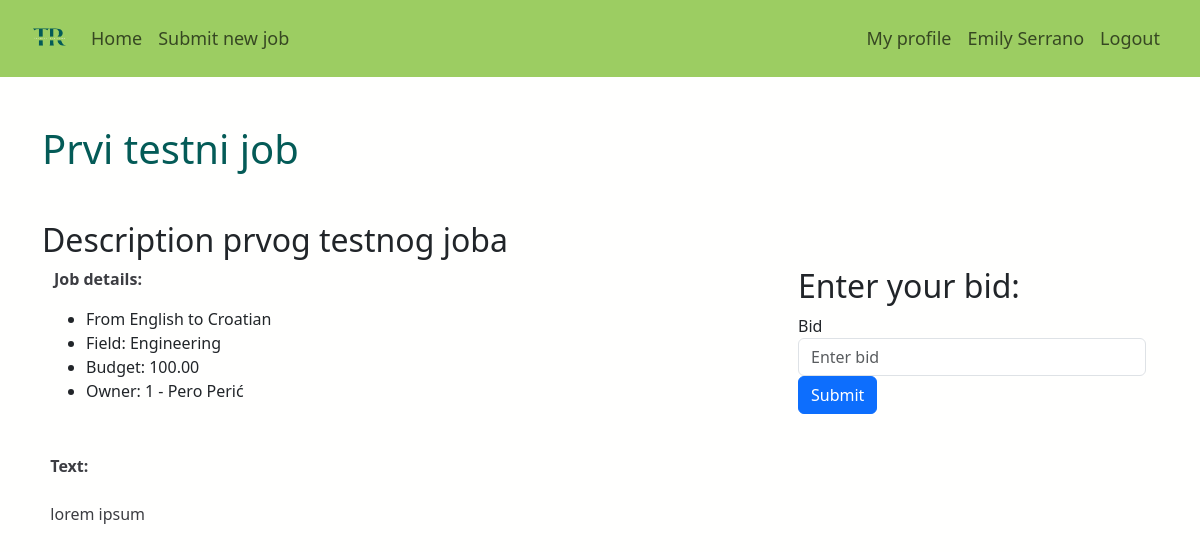
The page /app/jobs/1 (signed in) on the database its author committed.
### app/models.py (models this page shows, shortened)
class Account(models.Model):
    user = models.OneToOneField(User, on_delete=models.CASCADE)
    name = models.CharField(max_length=100)
    balance = models.DecimalField(max_digits=8, decimal_places=2, default=0)
    translator = models.BooleanField()
    def __str__(self):
        return f"{self.id} - {self.name}"

class Job(models.Model):
    class Status(models.TextChoices):
        AVAILABLE = 'available', "Available"
        ASSIGNED = 'assigned', "Assigned"
        IN_PROGRESS = 'in_progress', "In Progress"
        COMPLETED = 'completed', "Completed"
    class Field(models.TextChoices):
        ART = 'art', "Art"
        BUS = 'business', "Business"
        COMP = 'computers', "Computers"
        EDU = 'education', "Education"
        ENG = 'engineering', "Engineering"
        FIN = 'finance', "Finance"
        LAW = 'law', "Law"
        LIT = 'literature', "Literature"
        MED = 'medicine', "Medicine"
        SCI = 'science', "Science"
        SOC = 'social_sciences', "Social Sciences"
        TECH = 'technology', "Technology"
    class Language(models.TextChoices):
        ENG = 'en', "English"
        SPA = 'spa', "Spanish"
        FRE = 'fr', "French"
        GER = 'de', "German"
        ITA = 'it', "Italian"
        JPN = 'ja', "Japanese"
        CRO = 'hr', "Croatian"
    user = models.ForeignKey(User, on_delete=models.CASCADE)
    title = models.CharField(max_length=256)
    description = models.CharField(max_length=512)
    source_lang = models.CharField(
            max_length=3,
            choices=Language.choices,
            default=Language.ENG,
    )
    target_lang = models.CharField(
            max_length=3,
            choices=Language.choices,
            default=Language.CRO,
    )
    field = models.CharField(
            max_length=100,
            choices=Field.choices,
            default=Field.ENG,
    )
    budget = models.DecimalField(max_digits=8, decimal_places=2)
    text = models.TextField()
    status = models.CharField(
            max_length=100,
            choices=Status.choices,
            default=Status.AVAILABLE,
    )
    translation = models.TextField(blank=True, null=True)
    def owner(self):
        return self.user.account

### app/views.py (the view)
# urls.py: path('jobs/<int:job_id>', views.job_detail, name="job_detail"),
@login_required
def job_detail(request, job_id):
    job = get_object_or_404(Job, pk=job_id)
    form = BidForm()
    context = {
        'job': job,
        'form': form,
    }
    return render(request, 'app/jobs_detail.html', context)

### app/forms.py
class BidForm(forms.Form):
    price = forms.DecimalField(max_digits=8, decimal_places=2, min_value=0.01)

### app/templates/app/jobs_detail.html (shortened to what this page needs)
{% extends 'app/base.html' %}
{% block content %}
<h1 class="mb-5 mt-5">{{ job.title }}</h1>
<h2>{{ job.description }}</h2>
<div class="container">
  <div class="row">
    <div class="col-md-8">
      <p><strong>Job details:</strong></p>
      <p>
        <ul>
          <li>From {{ job.get_source_lang_display }} to {{ job.get_target_lang_display }}</li>
          <li>Field: {{ job.get_field_display }}</li>
          <li>Budget: {{ job.budget }}</li>
          <li>Owner: {{ job.owner }}</li>
        </ul>
      </p>
    </div>
    <div class="col-md-4">
      <h2>Enter your bid:</h2>
      <form action="{% url 'app:bid' job.id %}" method="post" >
        <div class="form-group">
          <label for="price">Bid</label>
          <input type="number" class="form-control" id="price" name="price" placeholder="Enter bid">
        </div>
        <button type="submit" class="btn btn-primary">Submit</button>
      </form>
    </div>
  </div>
</div>
<p class="with-whitespace">
  <strong>Text:</strong></br>
  {{ job.text }}
</p>
{% endblock content %}

### app/templates/app/base.html (shortened to what this page needs)
{% load static %}
<html>
  <head>
    <link href="https://cdn.jsdelivr.net/npm/bootstrap@5.3.0-alpha1/dist/css/bootstrap.min.css" rel="stylesheet">
    <link rel="stylesheet" href="{% static 'app/css/app.css' %}">
  </head>
  <body>
    <nav class="navbar navbar-expand-lg">
      <div class="container-fluid  p-2 ms-4 me-4">
          <a class="navbar-brand" href="/"><img class="logo" src="../../static/app/images/logo.png"></a>
          <div class="collapse navbar-collapse" id="navbarText">
            <ul class="navbar-nav me-auto mb-2 mb-lg-0">
              <li class="nav-item active">
                <a class="nav-link" href="/">Home</a>
              </li>
              {% if user.is_authenticated %}
                <li class="nav-item">
                    <a class="nav-link" aria-current="page" href="{% url 'app:new_job'  %}">Submit new job</a>
                </li>
              {% endif %}
            </ul>
            <ul class="navbar-nav ms-auto mb-2 mb-lg-0">
              {% if user.is_authenticated %}
                <li class="nav-item">
                  <a class="nav-link" href="{% url 'accounts:profile' user.id %}">My profile</a>
                </li>
                <li class="nav-item">
                  <a class="nav-link" href="{% url 'accounts:dashboard' %}">{{ user.account.name }}</a>
                </li>
                <li class="nav-item">
                  <a class="nav-link" href="{% url 'logout' %}">Logout</a>
                </li>
              {% endif %}
            </ul>
          </div>
      </div>
    </nav>
    <div class="content container">
      <div class="row">
        <div class="col-md-12">
          {% block content %}
          {% endblock %}
        </div>
      </div>
    </div>
  </body>
</html>

### app/static/app/css/app.css (style rules this page uses)
body { background-color: #fffffe; }
h1 { color: #045B57; }
p { color: #3C3D42; }
nav { background-color: #9CCD62; }
.nav-link { font-size: 18px !important; }
.logo { max-height: 35px; }
.with-whitespace { white-space: pre-wrap; }

### rows shown on the page
Job: title "Prvi testni job", description "Description prvog testnog joba", source_lang "English", target_lang "Croatian", field "Engineering", budget "100.00", owner "1 - Pero Perić", text "lorem ipsum"

### other values the page prints
{{ user.account.name }} "Emily Serrano"
